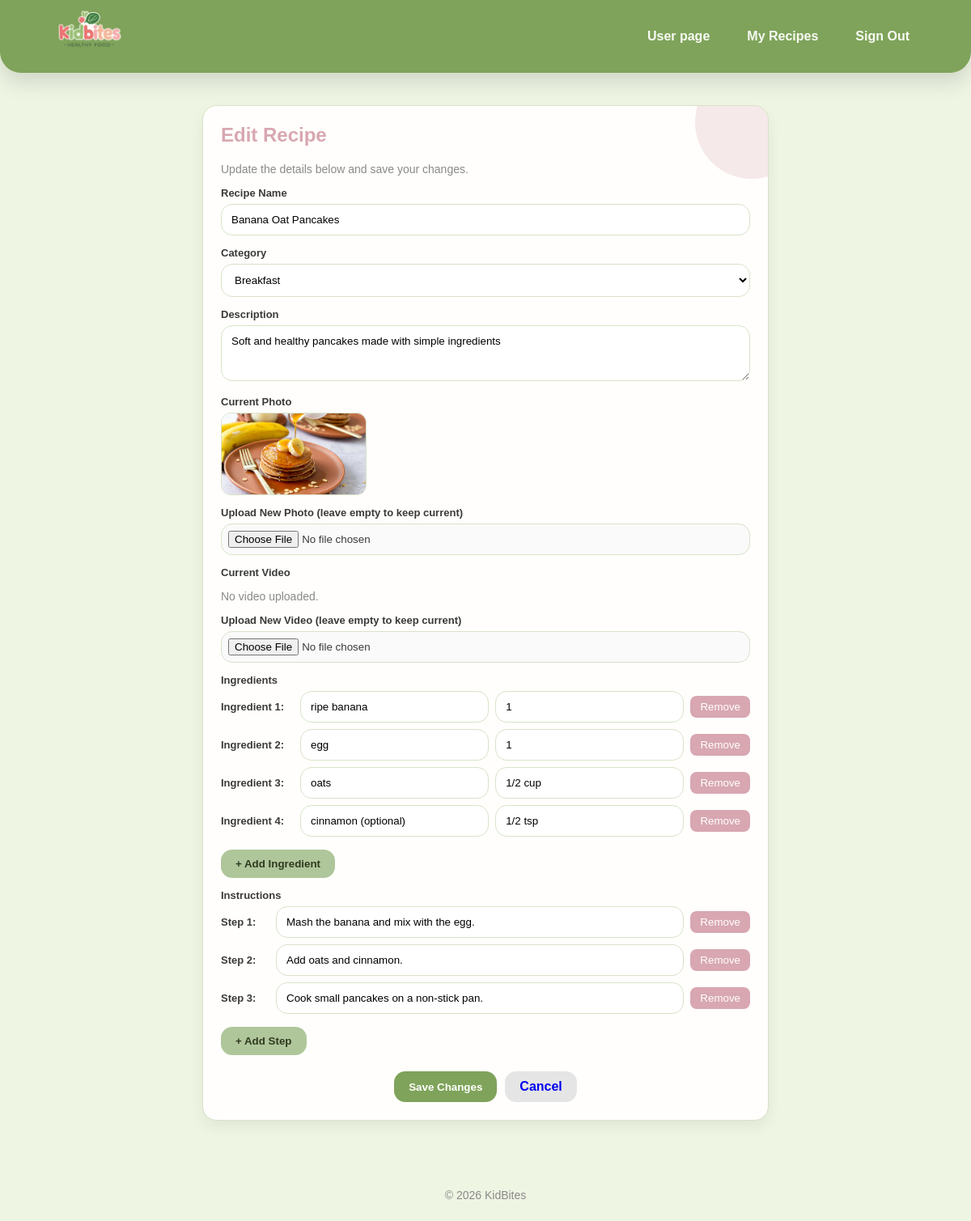
Page /edit-recipe.php?id=2 (signed in) on the committed database.
### tables this page shows
CREATE TABLE `recipe` (
  `id` int(11) NOT NULL,
  `userID` int(11) DEFAULT NULL,
  `categoryID` int(11) DEFAULT NULL,
  `name` varchar(100) DEFAULT NULL,
  `description` text,
  `photoFileName` varchar(255) DEFAULT NULL,
  `videoFilePath` varchar(255) DEFAULT NULL
);

CREATE TABLE `recipecategory` (
  `id` int(11) NOT NULL,
  `categoryName` varchar(50) NOT NULL
);

CREATE TABLE `ingredients` (
  `id` int(11) NOT NULL,
  `recipeID` int(11) DEFAULT NULL,
  `ingredientName` varchar(100) DEFAULT NULL,
  `ingredientQuantity` varchar(50) DEFAULT NULL
);

CREATE TABLE `instructions` (
  `id` int(11) NOT NULL,
  `recipeID` int(11) DEFAULT NULL,
  `step` text,
  `stepOrder` int(11) DEFAULT NULL
);

### edit-recipe.php (the view, shortened to what this page needs)
<?php
include "db.php";
$userID = $_SESSION['userID'];
$recipeID = (int) $_GET['id'];
$stmtRecipe = $conn->prepare(
    "SELECT * FROM recipe WHERE id = ? AND userID = ?"
);
$stmtRecipe->bind_param("ii", $recipeID, $userID);
$stmtRecipe->execute();
$recipe = $stmtRecipe->get_result()->fetch_assoc();
$categoriesResult = $conn->query("SELECT * FROM recipecategory");
$ingredientsResult = $conn->query(
    "SELECT * FROM ingredients WHERE recipeID = $recipeID"
);
$ingredients = [];
while ($row = $ingredientsResult->fetch_assoc()) {
    $ingredients[] = $row;
}
$instructionsResult = $conn->query(
    "SELECT * FROM instructions WHERE recipeID = $recipeID ORDER BY stepOrder ASC"
);
$instructions = [];
while ($row = $instructionsResult->fetch_assoc()) {
    $instructions[] = $row;
}
?>
<!DOCTYPE html>
<html lang="en">
<head>
    <link rel="stylesheet" href="style.css">
</head>
<body>
<header>
    <div class="container header-inner">
        <a class="brand" href="index.php">
            <img src="images/logo.png" alt="KidBites Logo" class="logo">
        </a>
        <nav class="nav">
            <a href="user.php">User page</a>
            <a href="my-recipes.php">My Recipes</a>
            <a href="index.php">Sign Out</a>
        </nav>
    </div>
</header>
<main>
    <div class="container">
        <section class="card" style="max-width:700px; margin:auto;">
            <h2>Edit Recipe</h2>
            <p class="hint">Update the details below and save your changes.</p>
            <form action="process-edit-recipe.php" method="POST" enctype="multipart/form-data">
                <div class="field">
                    <label>Recipe Name</label>
                    <input type="text" name="name"
                           value="<?= htmlspecialchars($recipe['name']) ?>" required>
                </div>
                <div class="field">
                    <label>Category</label>
                    <select name="categoryID" required>
                        <?php while ($cat = $categoriesResult->fetch_assoc()): ?>
                            <option value="<?= $cat['id'] ?>"
                                <?= ($cat['id'] == $recipe['categoryID']) ? 'selected' : '' ?>>
                                <?= htmlspecialchars($cat['categoryName']) ?>
                            </option>
                        <?php endwhile; ?>
                    </select>
                </div>
                <div class="field">
                    <label>Description</label>
                    <textarea name="description" rows="3" required><?= htmlspecialchars($recipe['description']) ?></textarea>
                </div>
                <div class="field">
                    <label>Current Photo</label>
                    <?php if (!empty($recipe['photoFileName'])): ?>
                        <div style="margin-bottom:10px;">
                            <img src="uploads/recipes/<?= htmlspecialchars($recipe['photoFileName']) ?>"
                                 alt="Current photo"
                                 style="width:180px; border-radius:12px; border:1px solid #d9e2c9;">
                        </div>
                    <?php endif; ?>
                    <label>Upload New Photo (leave empty to keep current)</label>
                    <input type="file" name="photo" accept="image/*">
                </div>
                <div class="field">
                    <label>Current Video</label>
                    <?php if (!empty($recipe['videoFilePath'])): ?>
                        <p class="hint">
                            Current video: <strong><?= htmlspecialchars($recipe['videoFilePath']) ?></strong>
                        </p>
                    <?php else: ?>
                        <p class="hint">No video uploaded.</p>
                    <?php endif; ?>
                    <label>Upload New Video (leave empty to keep current)</label>
                    <input type="file" name="video" accept="video/*">
                </div>
                <div class="field">
                    <label>Ingredients</label>
                    <div id="ingredientsContainer">
                        <?php foreach ($ingredients as $i => $ing): ?>
                            <div style="display:flex; align-items:center; gap:8px; margin-bottom:8px;">
                                <span style="font-size:13px; font-weight:700; min-width:90px;">
                                    Ingredient <?= $i + 1 ?>:
                                </span>
                                <input type="text" name="ingredientName[]"
                                       value="<?= htmlspecialchars($ing['ingredientName']) ?>"
                                       required style="flex:1;">
                                <input type="text" name="ingredientQuantity[]"
                                       value="<?= htmlspecialchars($ing['ingredientQuantity']) ?>"
                                       required style="flex:1;">
                                <button type="button" onclick="removeItem(this, 'ingredient')"
                                    style="background:#d8a7b1;color:white;border:none;border-radius:8px;padding:6px 12px;cursor:pointer;">
                                    Remove
                                </button>
                            </div>
                        <?php endforeach; ?>
                    </div>
                    <button type="button" class="btn btn-secondary" onclick="addIngredient()" style="margin-top:8px;">
                        + Add Ingredient
                    </button>
                </div>
                <div class="field">
                    <label>Instructions</label>
                    <div id="stepsContainer">
                        <?php foreach ($instructions as $i => $inst): ?>
                            <div style="display:flex; align-items:center; gap:8px; margin-bottom:8px;">
                                <span style="font-size:13px; font-weight:700; min-width:60px;">
                                    Step <?= $i + 1 ?>:
                                </span>
                                <input type="text" name="step[]"
                                       value="<?= htmlspecialchars($inst['step']) ?>"
                                       required style="flex:1;">
                                <button type="button" onclick="removeItem(this, 'step')"
                                    style="background:#d8a7b1;color:white;border:none;border-radius:8px;padding:6px 12px;cursor:pointer;">
                                    Remove
                                </button>
                            </div>
                        <?php endforeach; ?>
                    </div>
                    <button type="button" class="btn btn-secondary" onclick="addStep()" style="margin-top:8px;">
                        + Add Step
                    </button>
                </div>
                <div class="btn-row" style="justify-content:center; margin-top:20px;">
                    <button class="btn btn-primary" type="submit">Save Changes</button>
                    <a class="btn" href="my-recipes.php" style="text-decoration:none;">Cancel</a>
                </div>
            </form>
        </section>
    </div>
</main>
<footer class="footer">
    © 2026 KidBites
</footer>
</body>
</html>

### style.css (style rules this page uses)
* { box-sizing: border-box; }
body { margin: 0; font-family: Arial, sans-serif; color: #3a3a3a; background: #eef5e3; }
.container { width: 90%; margin: auto; }
header { background: #7fa35a; box-shadow: 0 12px 26px rgba(0,0,0,0.12); border-bottom-left-radius: 26px; border-bottom-right-radius: 26px; padding: 0; }
.header-inner { display: flex; align-items: center; justify-content: space-between; height: 90px; }
.brand { font-size: 22px; font-weight: 800; color: white; text-decoration: none; }
.nav { display: flex; gap: 14px; }
.nav a { color: #f8faf4; text-decoration: none; font-weight: 600; padding: 8px 16px; border-radius: 999px; transition: background 0.25s ease; }
main { padding: 40px 0 60px; }
.card { background: #fffefc; border-radius: 18px; padding: 22px; margin-bottom: 28px; border: 1px solid #d9e2c9; box-shadow: 0 8px 18px rgba(0,0,0,0.06); position: relative; overflow: hidden; }
.card::before { content: ""; position: absolute; top: -50px; right: -50px; width: 140px; height: 140px; background: rgba(216,167,177,0.25); border-radius: 50%; }
h2 { color: #d8a7b1; margin-top: 0; }
.hint { color: #8a8a8a; font-size: 14px; }
.btn { padding: 10px 18px; border-radius: 14px; border: none; cursor: pointer; font-weight: 700; background: #e5e5e5; transition: transform 0.15s ease, box-shadow 0.15s ease; }
.btn-primary { background: #7fa35a; color: white; }
.btn-secondary { background: #afc69a; color: #2f3a20; }
.btn-row { display: flex; gap: 10px; flex-wrap: wrap; }
.field { margin-bottom: 14px; }
label { display: block; font-weight: 700; font-size: 13px; margin-bottom: 6px; }
input, select, textarea { width: 100%; padding: 11px 12px; border-radius: 14px; border: 1px solid #d9e2c9; background: white; font-family: inherit; }
input[type="file"] { padding: 8px; background: #fafafa; }
footer { text-align: center; padding: 24px 0; font-size: 14px; color: #8a8a8a; }
.logo { max-height: 150px; width: auto; }

### rows in the picture
recipe: name "Banana Oat Pancakes", categoryID "Breakfast", description "Soft and healthy pancakes made with simple ingredients", photoFileName (picture)
ingredients: ingredientName "ripe banana", ingredientQuantity "1"
ingredients: ingredientName "egg", ingredientQuantity "1"
ingredients: ingredientName "oats", ingredientQuantity "1/2 cup"
ingredients: ingredientName "cinnamon (optional)", ingredientQuantity "1/2 tsp"
instructions: step "Mash the banana and mix with the egg."
instructions: step "Add oats and cinnamon."
instructions: step "Cook small pancakes on a non-stick pan."
